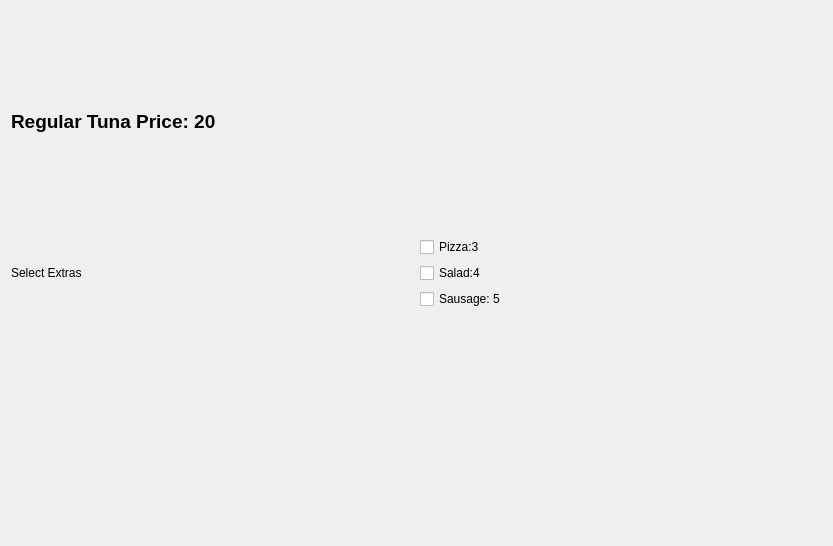
<?xml version="1.0" encoding="UTF-8"?>
<ui version="4.0">
 <class>Dialog</class>
 <widget class="QDialog" name="Dialog">
  <property name="geometry">
   <rect>
    <x>0</x>
    <y>0</y>
    <width>833</width>
    <height>546</height>
   </rect>
  </property>
  <property name="windowTitle">
   <string>QCheckBoxes_PyQt5</string>
  </property>
  <layout class="QVBoxLayout" name="verticalLayout_3">
   <item>
    <layout class="QVBoxLayout" name="verticalLayout">
     <item>
      <widget class="QLabel" name="label">
       <property name="font">
        <font>
         <pointsize>14</pointsize>
         <weight>75</weight>
         <bold>true</bold>
        </font>
       </property>
       <property name="text">
        <string>Regular Tuna Price: 20</string>
       </property>
      </widget>
     </item>
     <item>
      <layout class="QHBoxLayout" name="horizontalLayout">
       <item>
        <widget class="QLabel" name="label_2">
         <property name="text">
          <string>Select Extras </string>
         </property>
        </widget>
       </item>
       <item>
        <layout class="QVBoxLayout" name="verticalLayout_2">
         <item>
          <widget class="QCheckBox" name="checkBoxPizza">
           <property name="text">
            <string>Pizza:3</string>
           </property>
          </widget>
         </item>
         <item>
          <widget class="QCheckBox" name="checkBoxSalad">
           <property name="text">
            <string>Salad:4</string>
           </property>
          </widget>
         </item>
         <item>
          <widget class="QCheckBox" name="checkBoxSausage">
           <property name="text">
            <string>Sausage: 5</string>
           </property>
          </widget>
         </item>
        </layout>
       </item>
      </layout>
     </item>
     <item>
      <widget class="QLabel" name="labelResult">
       <property name="font">
        <font>
         <pointsize>11</pointsize>
         <weight>75</weight>
         <bold>true</bold>
        </font>
       </property>
       <property name="text">
        <string/>
       </property>
      </widget>
     </item>
    </layout>
   </item>
  </layout>
 </widget>
 <resources/>
 <connections/>
</ui>
